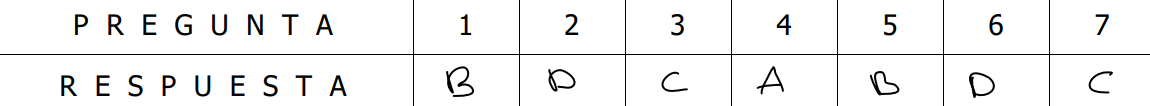
#> input picture images_test/img_001.png, 1150 x 106 px
$ jupyter execute --allow-errors prototipo_1.ipynb
#> lines starting #> are read from the running program, lines starting #| are printed output that depends on the picture; after the words box and inside, x2 and y2 are one past the last pixel; in counts of white or black regions, pixels touching at a corner belong together
[cell 1]
import tensorflow  as tf
import numpy as np
import zipfile
import pandas as pd
import matplotlib.pyplot as plt
import seaborn as sns
import cv2

from tensorflow.keras.datasets import mnist

from sklearn.preprocessing import LabelBinarizer
from sklearn.model_selection import train_test_split
from sklearn.metrics import classification_report
from tensorflow.keras.preprocessing.image import ImageDataGenerator

from tensorflow.keras.models import Sequential
from tensorflow.keras.layers import Conv2D, MaxPool2D, Flatten, Dense
from tensorflow.keras.callbacks import ModelCheckpoint

import imutils
from imutils.contours import sort_contours

#> (a cell that did not finish here is left out)

[cell 3]
def preprocessing_img(path_img):
#> called with path_img = './images_test/img_001.png'
    img = cv2.cvtColor(cv2.imread(path_img), cv2.COLOR_BGR2GRAY)
#> img: shape (106, 1150); min 0, max 255, mean 242.7
    thresh = cv2.adaptiveThreshold(img, 255, cv2.ADAPTIVE_THRESH_GAUSSIAN_C, cv2.THRESH_BINARY, 11, 9)
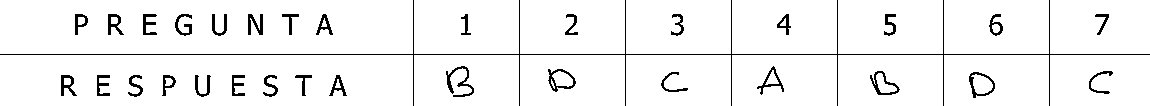
#> thresh: shape (106, 1150); 94.9% white; black in thin lines or dots
    # thresh = cv2.erode(thresh, np.ones((3,3), np.uint8))

    thresh = cv2.Canny(thresh, 40, 150)
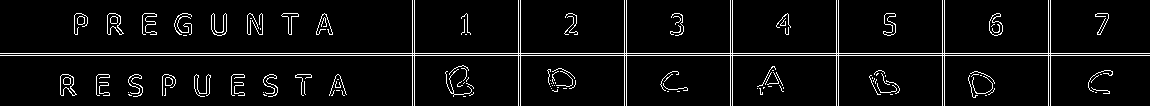
#> thresh: shape (106, 1150); 5.5% white in thin lines or dots
    thresh = cv2.dilate(thresh, np.ones((2,2), np.uint8))
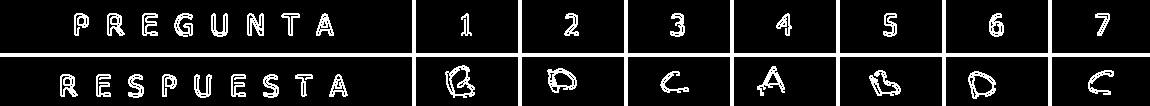
#> thresh: shape (106, 1150); 11.6% white; 32 white regions
    # thresh = cv2.GaussianBlur(thresh, (5,5), 0)

    return img, thresh

gray, thresh = preprocessing_img(path_img='./images_test/img_001.png')


def find_contours(img):
    img_copy = img.copy()
    conts = cv2.findContours(img, cv2.RETR_EXTERNAL, cv2.CHAIN_APPROX_SIMPLE)
#> conts = 32 contours; largest, box (x1, y1, x2, y2) and area: (0, 0, 1150, 106) 5603, (445, 65, 475, 98) 628, (968, 71, 996, 99) 524, (547, 68, 577, 93) 490, (757, 66, 785, 96) 274
    conts = imutils.grab_contours(conts)
    conts = sort_contours(conts, method='left-to-right')[0]

    min_w, max_w = 5, 90
    min_h, max_h = 10, 90
    n = 5
    letters = []
    conts_2 = []
    for c in conts:
        (x, y, w, h) = cv2.boundingRect(c)
        if (w >= min_w and w < max_w) and (h >= min_h and h < max_h):
            img_p = gray[y-n : y+h+n,   x-n : x+n+w ]
            cv2.rectangle(img_copy, (x,y), (x+w, h+y), (255,100,0),2)
            img_p = cv2.threshold(img_p, 0, 255, cv2.THRESH_BINARY_INV | cv2.THRESH_OTSU)[1]
            img_p = cv2.dilate(img_p, np.ones((2,2), np.uint8 ))
            letters.append(img_p)
            conts_2.append(c)
#> this loop made 32 passes
#> (x, y, w, h) on passes 1 to 12: (0, 0, 1150, 106), (60, 74, 18, 23), (74, 13, 15, 23), (96, 74, 15, 23), (107, 13, 18, 23), (128, 74, 16, 24), (142, 13, 16, 23), (162, 74, 15, 23), (174, 13, 19, 24), (194, 74, 18, 24), (211, 13, 17, 24), (231, 74, 15, 23)
#> pass 2, in find_contours, `img_p = gray[y-n : y+h+n,   x-n : x+n+w ]`:
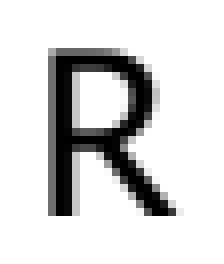
#> img_p: shape (33, 28) (shown 8 times larger); min 0, max 255, mean 215.3
#> pass 2, in find_contours, `img_p = cv2.threshold(img_p, 0, 255, cv2.THRESH_BINARY_INV | cv2.THRES..`:
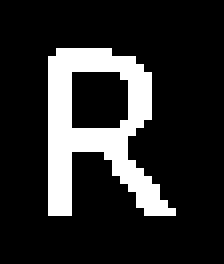
#> img_p: shape (33, 28) (shown 8 times larger); 17% white; 1 white region, box (x1, y1, x2, y2) and area: (6, 6, 22, 27) 157
#> pass 2, in find_contours, `img_p = cv2.dilate(img_p, np.ones((2,2), np.uint8 ))`:
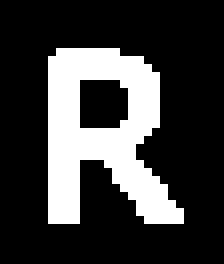
#> img_p: shape (33, 28) (shown 8 times larger); 23.7% white; 1 white region, box (x1, y1, x2, y2) and area: (6, 6, 23, 28) 219
#> pass 3, in find_contours, `img_p = gray[y-n : y+h+n,   x-n : x+n+w ]`:
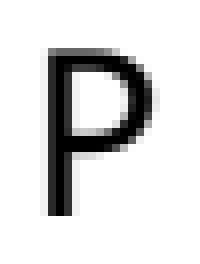
#> img_p: shape (33, 25) (shown 8 times larger); min 0, max 255, mean 219.2
#> after the loop:
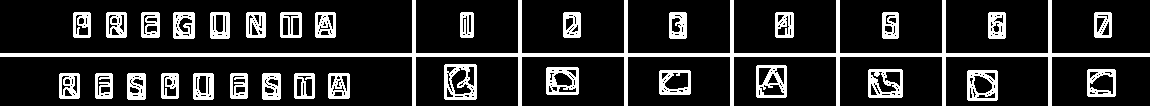
#> img_copy: shape (106, 1150); 16.8% white; 32 white regions
#> after the loop, conts_2 = 31 contours; largest, box (x1, y1, x2, y2) and area: (445, 65, 475, 98) 628, (968, 71, 996, 99) 524, (547, 68, 577, 93) 490, (757, 66, 785, 96) 274, (60, 74, 78, 97) 261; letters = 31 items
    plt.imshow(img_copy, cmap='gray');
    return letters, conts_2


# [10 lines left out: function img_prediction, not called in this run]


letters = find_contours(thresh)[0]
#> letters = 31 items

img_predictions = []
#> (the rest of this cell did not finish here and is left out)

Tipo de letra
**TAHOMA**

Tamaño
**16**

Palabras de pregunta y respuestas separadas por espacio cada letra

**P R E G U N T A**

**R E S P U E S T A**

Ancho de columna lo suficiente para que quepa una letra sin estar muy cerca a los bordes

* Problemas entre el número de opciones

[cell 4]
question_row = []
answer_row = []
for i in range(len(img_predictions)):
    if i%2 == 0:
        question_row.append(img_predictions[i])
    else:
        answer_row.append(img_predictions[i])

[cell 5]
import tensorflow  as tf
import numpy as np
import pandas as pd
import cv2
import imutils
from imutils.contours import sort_contours

import tensorflow as tf
from tensorflow.keras.models import load_model

import matplotlib.pyplot as plt

#> (the rest of this cell did not finish here and is left out)

[cell 6]
import pandas as pd

# validation = '''  ababcda  bcdabca. Acdebac. Eeeeeee. Abababa  acbacba  abcdeab. Dcbaabc. Adbcade. Abcdead. Abcdeac  eabcdea. Aaaaaaa  eabcdea. Edabcde. Eabcdea. Abcdeba. Bcadeab. Abcdbae. Abababa. Cacacac. Abcddab. Baabada. Abcdbad. Cddbbad. Addbbac. Ccccccc. Abbacab. Bbdcbdb. Acdbbdc. Acbddbc. Abcdbdd. Bbbbbbb. Abcabca. Bdcabdc. Abcabda. Addbadd. Dbbdbac. Abdcabd  abcddea. Abccbaa  bdabeeb. Debaeba. Aebcdab. Bdbbbda. Abcdeeb. Adebeeb.'''
# validation = '''    BDCABDC ABCDEEB ADEBEEB ABABABA ACBDDBC EABCDEA BBDCBDB ACBACBA BCDABCA ABCDBDD
#                     ADBCADE ABCABCA baabada AAAAAAA EABCDEA ADDBBAC ABCDEAC ABCDEBA ABABCDA ABDCABD
#                     ABABABA CACACAC ABBACAB ABCDDAB DBBDBAC ABCDBAD ABCDEAD CCCCCCC ABCABDA BDBBBDA
#                     EDABCDE ACDEBAC ACDBBDC ABCDBAE BBBBBBB ABCDEAB AEBCDAB CDDBBAD ADDBADD EABCDEA
#                     EEEEEEE ABCDDEA ABCCBAA DCBAABC BCADEAB BDABEEB DEBAEBA '''

validation = '''    BDCABDC ABCDEEB ADEBEEB ABABABA ACBDDBC EABCDEA BBDCBDB ACBACBA BCDABCA ABCDBDD ADBCADE ABCABCA baabada AAAAAAA EABCDEA ADDBBAC ABCDEAC ABCDEBA ABABCDA ABDCABD ABABABA CACACAC ABBACAB ABCDDAB DBBDBAC ABCDBAD ABCDEAD CCCCCCC ABCABDA BDBBBDA EDABCDE ACDEBAC ACDBBDC ABCDBAE BBBBBBB ABCDEAB AEBCDAB CDDBBAD ADDBADD EABCDEA  EEEEEEE ABCDDEA ABCCBAA DCBAABC BCADEAB BDABEEB DEBAEBA '''

validation = validation.upper().split(' ')
validation_2 = []

for i in validation:
    if len(i) > 0:
        i  = i.replace('.', '')
        validation_2.append(i)

val = [ [] for i in range(len(validation_2))]
for list in range(len(validation_2)):
    for element in validation_2[list]:
        val[list].append(element)
val
df_val = {1+i:val[i] for i in range(len(val))}
df_val = pd.DataFrame(df_val).T
len_col = 0
for i in df_val:
    len_col+=1
len_col

$ run again, with images_test/img_004.png copied over images_test/img_001.png
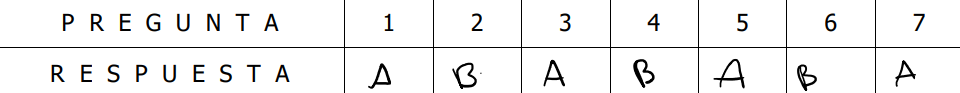
#> input picture images_test/img_004.png, 960 x 93 px
#> in preprocessing_img, `thresh = cv2.dilate(thresh, np.ones((2,2), np.uint8))`:
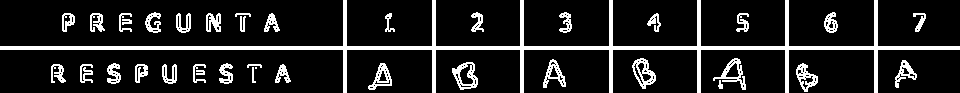
#> thresh: shape (93, 960); 13.2% white; 38 white regions (1 under 20 px)
#> conts = 38 contours, 6 with area under 20; largest, box (x1, y1, x2, y2) and area: (0, 0, 960, 93) 4760, (452, 62, 478, 90) 476, (632, 58, 656, 89) 422, (713, 58, 746, 90) 354, (796, 63, 818, 92) 326
#> the loop in find_contours, `for c in conts:` made 38 passes
#> (x, y, w, h) on passes 1 to 8: (0, 0, 960, 93), (51, 64, 15, 19), (62, 13, 13, 19), (80, 64, 13, 19), (90, 13, 15, 19), (107, 63, 14, 21), (119, 13, 13, 19), (122, 19, 10, 6)
#> after the loop in find_contours, `for c in conts:`:
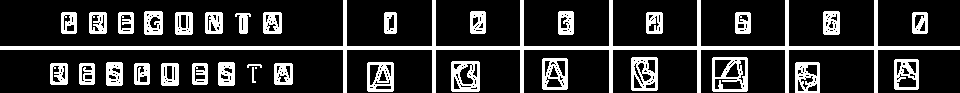
#> img_copy: shape (93, 960); 19.3% white; 34 white regions (1 under 20 px)
#> after the loop in find_contours, `for c in conts:`: conts_2 = 30 contours; largest, box (x1, y1, x2, y2) and area: (452, 62, 478, 90) 476, (632, 58, 656, 89) 422, (713, 58, 746, 90) 354, (796, 63, 818, 92) 326, (368, 63, 392, 90) 304; letters = 30 items

$ run again, with images_test/img_005.png copied over images_test/img_001.png
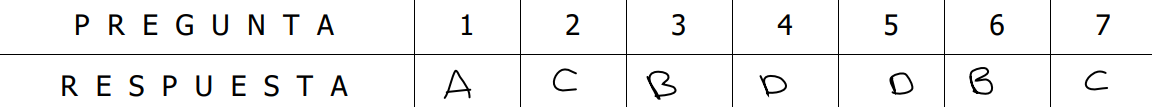
#> input picture images_test/img_005.png, 1152 x 107 px
#> in preprocessing_img, `thresh = cv2.dilate(thresh, np.ones((2,2), np.uint8))`:
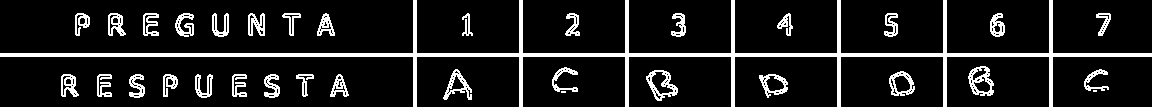
#> thresh: shape (107, 1152); 11.5% white; 34 white regions (2 under 20 px)
#> conts = 34 contours, 2 with area under 20; largest, box (x1, y1, x2, y2) and area: (0, 0, 1152, 107) 5630, (646, 70, 678, 101) 580, (968, 66, 994, 96) 535, (889, 71, 915, 96) 448, (759, 74, 788, 98) 420
#> the loop in find_contours, `for c in conts:` made 34 passes
#> (x, y, w, h) on passes 1 to 8: (0, 0, 1152, 107), (61, 74, 18, 23), (75, 13, 15, 23), (97, 74, 15, 23), (108, 13, 18, 23), (129, 74, 16, 24), (143, 13, 16, 23), (163, 74, 15, 23)
#> after the loop in find_contours, `for c in conts:`:
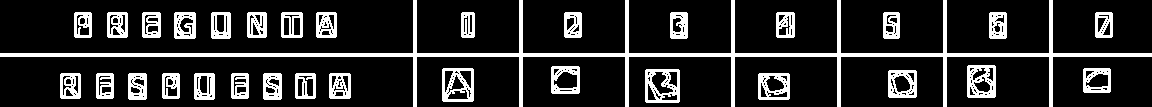
#> img_copy: shape (107, 1152); 16.5% white; 32 white regions
#> after the loop in find_contours, `for c in conts:`: conts_2 = 31 contours; largest, box (x1, y1, x2, y2) and area: (646, 70, 678, 101) 580, (968, 66, 994, 96) 535, (889, 71, 915, 96) 448, (759, 74, 788, 98) 420, (443, 69, 472, 100) 363; letters = 31 items
